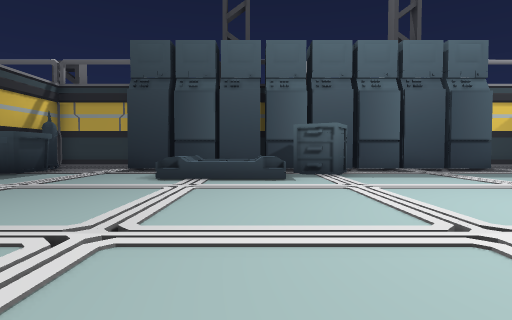
view 1 (above)

19 first-person views from a walk through a Unity game level. The camera is 1.3 m above the floor, tilts 2° down and sees 80° across. The floor is counted in squares, 2 m on a side. Each view is taken from the middle of a square. On the plan, view 1 faces up. The plan holds only what a view shows up to about 10 squares ahead; the rest is blank. The place goes on beyond the plan.

view 2
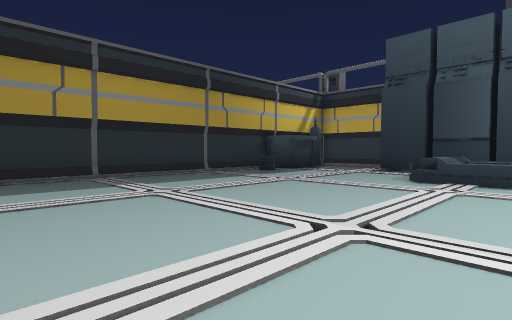

view 3
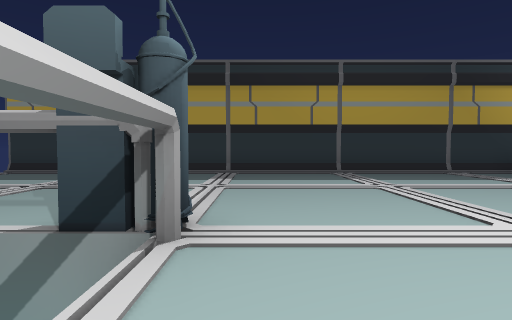

view 4
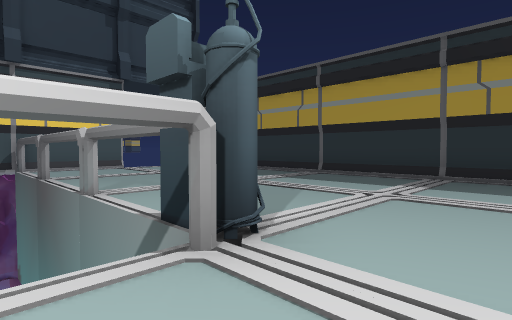

view 5
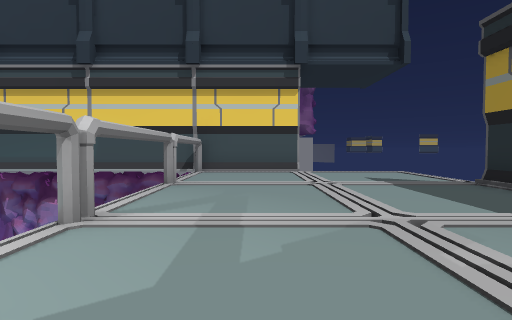

view 6
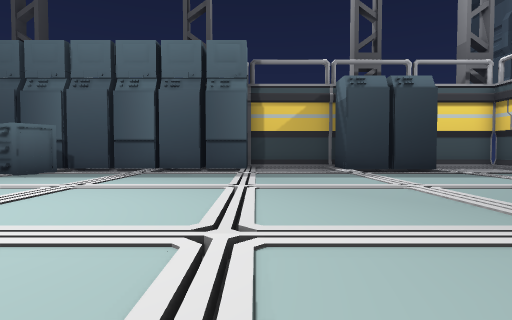

view 7
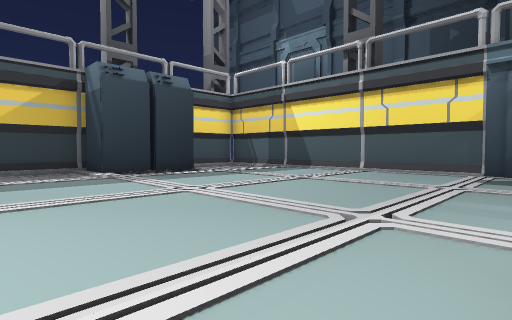

view 8
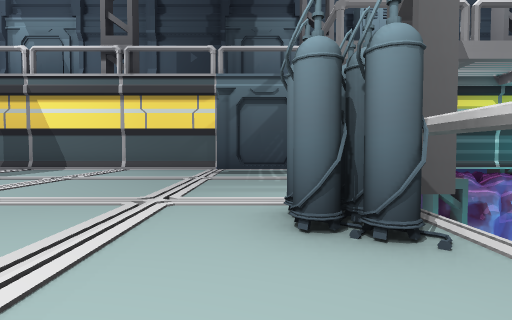

view 9
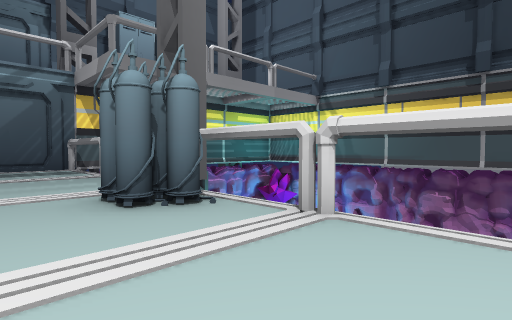

view 10
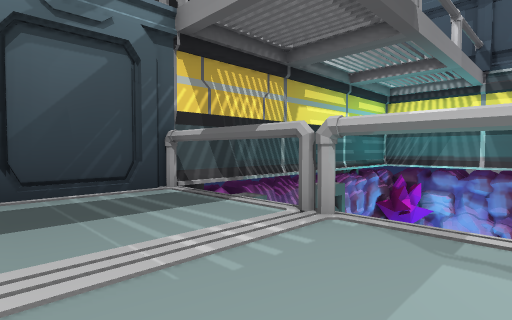

view 11
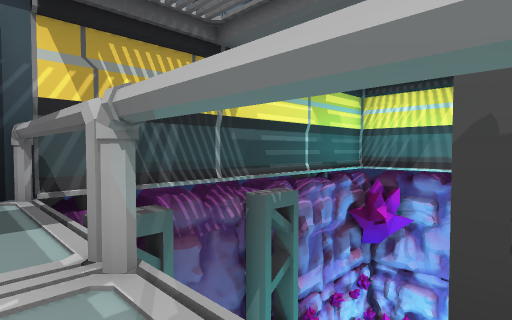

view 12
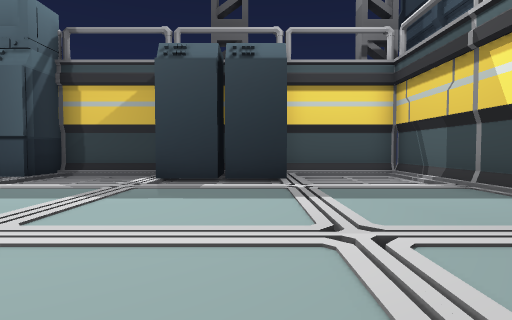

view 13
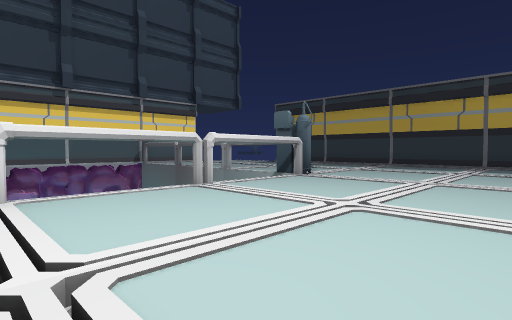

view 14
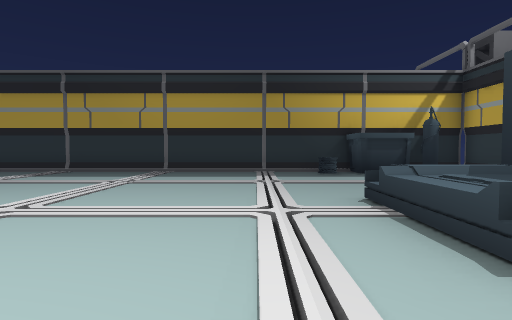

view 15
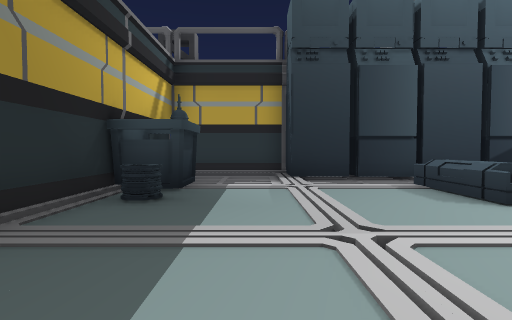

view 16
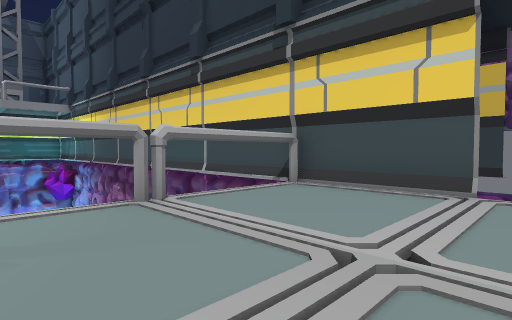

view 17
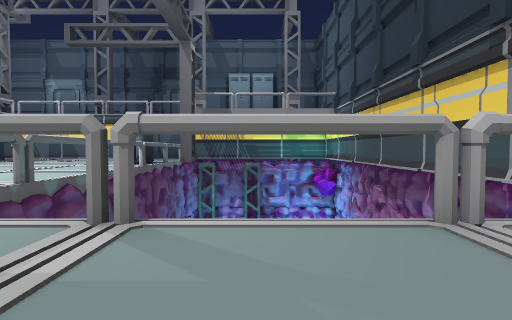

view 18
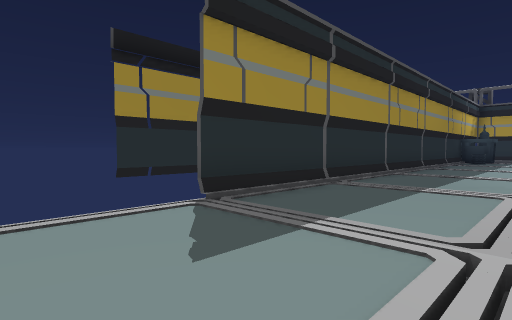

view 19
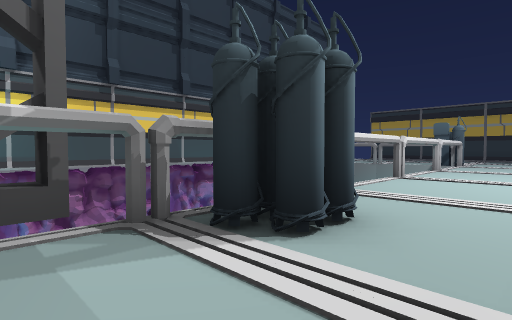

### Floor plan
Key: @ floor where view 1 was taken; # wall or solid block; x gap in a wall; . main floor; : floor 0.75 m higher than the main floor; / step, stairs or slope; = window, fence, low wall or low ledge; v drop or lower ground; O other object.
Columns run from 8 left of view 1 to 17 right of it. Each row starts with its distance up from view 1.
 12                #####  ####
 11  #######       #...## /..#
 10  #vv############.vv###.vv#
  9  ##v.vv   x  .  .vv. v.vv#
  8 ###.../:/##..............#
  7 #.=.../:/................#
  6 #........................#
  5 #........................#
  4 #........................#
  3 #........................#
  2 #........................#
  1 #........................#
  0 #.......@........##......#
 -1 #......##vv##v#vv####v ###
 -2 #......v           v    v#
 -3 #......v                v#
 -4 #......v                v#
 -5 #......v                vO
 -6 #......v                 O
 -7 #......v                 #
 -8  ......v                v#
 -9  ......v                vO
-10     ####### ###########OOO
-11     OOOOOOOOOOOOOOOOOOOOO

Where each view was taken, in squares from view 1:
view 1: 0 up, 0 right, facing up
view 2: 0 up, 0 right, facing up-left
view 3: 0 up, 1 right, facing left
view 4: 1 up, 0 right, facing down-left
view 5: 1 down, 3 left, facing down
view 6: 0 up, 8 right, facing up
view 7: 1 up, 8 right, facing up-right
view 8: 1 up, 7 right, facing right
view 9: 2 up, 6 right, facing down-right
view 10: 2 up, 12 right, facing down-right
view 11: 0 up, 12 right, facing down-right
view 12: 3 up, 13 right, facing up
view 13: 4 up, 5 right, facing down-left
view 14: 5 up, 2 right, facing left
view 15: 3 up, 5 left, facing up
view 16: 5 down, 5 left, facing down-right
view 17: 5 down, 4 left, facing right
view 18: 9 down, 4 left, facing up-left
view 19: 2 up, 12 right, facing down-left
